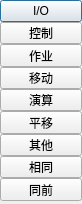
<?xml version="1.0" encoding="UTF-8"?>
<ui version="4.0">
 <class>CommandList</class>
 <widget class="QDialog" name="CommandList">
  <property name="geometry">
   <rect>
    <x>0</x>
    <y>0</y>
    <width>82</width>
    <height>204</height>
   </rect>
  </property>
  <property name="windowTitle">
   <string>Dialog</string>
  </property>
  <widget class="QWidget" name="">
   <property name="geometry">
    <rect>
     <x>0</x>
     <y>0</y>
     <width>82</width>
     <height>201</height>
    </rect>
   </property>
   <layout class="QVBoxLayout" name="verticalLayout">
    <property name="spacing">
     <number>0</number>
    </property>
    <item>
     <widget class="QPushButton" name="iopushButton">
      <property name="text">
       <string>I/O</string>
      </property>
     </widget>
    </item>
    <item>
     <widget class="QPushButton" name="controlpushButton">
      <property name="text">
       <string>控制</string>
      </property>
     </widget>
    </item>
    <item>
     <widget class="QPushButton" name="pushButton_3">
      <property name="text">
       <string>作业</string>
      </property>
     </widget>
    </item>
    <item>
     <widget class="QPushButton" name="movecommandButton">
      <property name="text">
       <string>移动</string>
      </property>
     </widget>
    </item>
    <item>
     <widget class="QPushButton" name="operationpushButton">
      <property name="text">
       <string>演算</string>
      </property>
     </widget>
    </item>
    <item>
     <widget class="QPushButton" name="pushButton_7">
      <property name="text">
       <string>平移</string>
      </property>
     </widget>
    </item>
    <item>
     <widget class="QPushButton" name="pushButton_8">
      <property name="text">
       <string>其他</string>
      </property>
     </widget>
    </item>
    <item>
     <widget class="QPushButton" name="pushButton_6">
      <property name="text">
       <string>相同</string>
      </property>
     </widget>
    </item>
    <item>
     <widget class="QPushButton" name="pushButton_9">
      <property name="text">
       <string>同前</string>
      </property>
     </widget>
    </item>
   </layout>
  </widget>
 </widget>
 <resources/>
 <connections/>
</ui>
